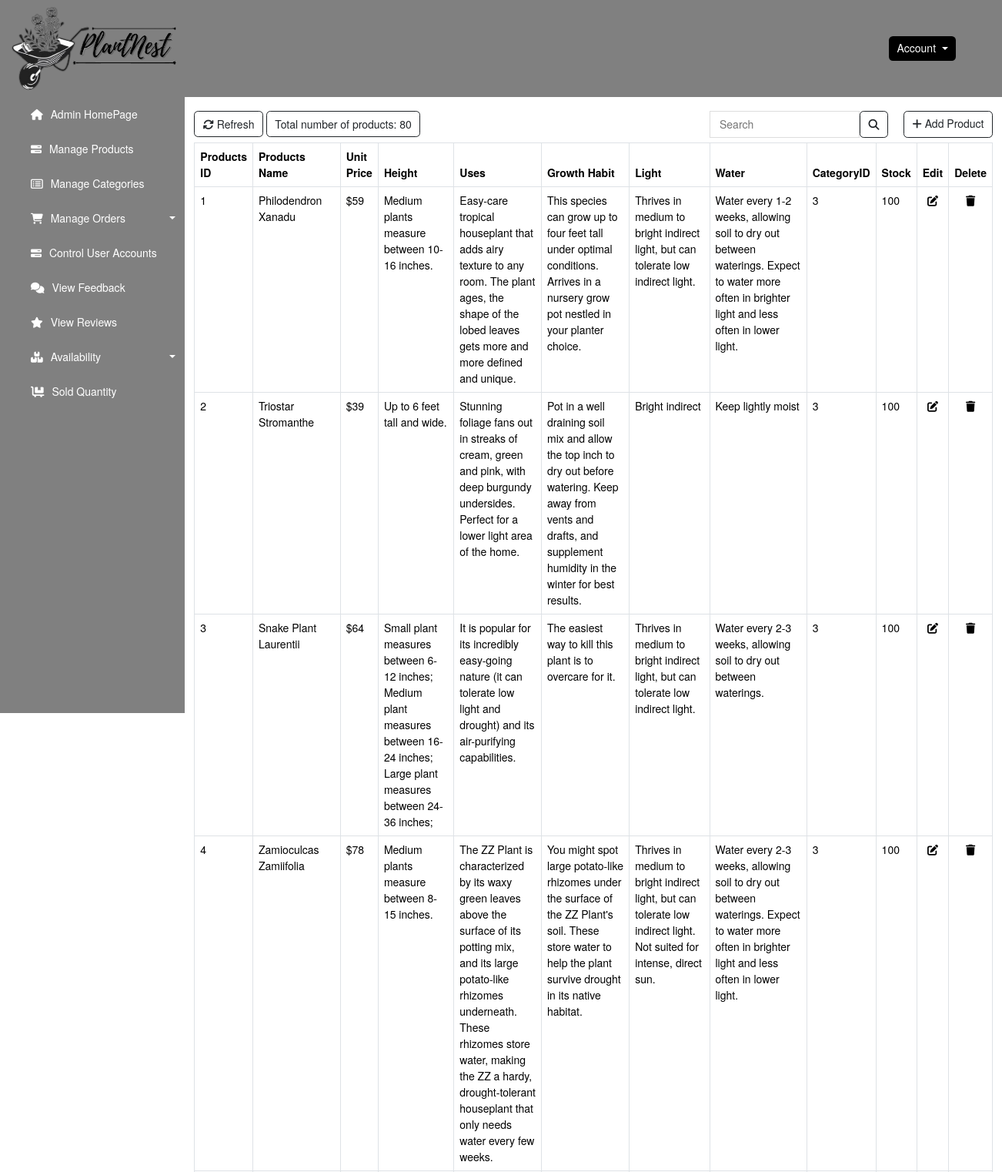
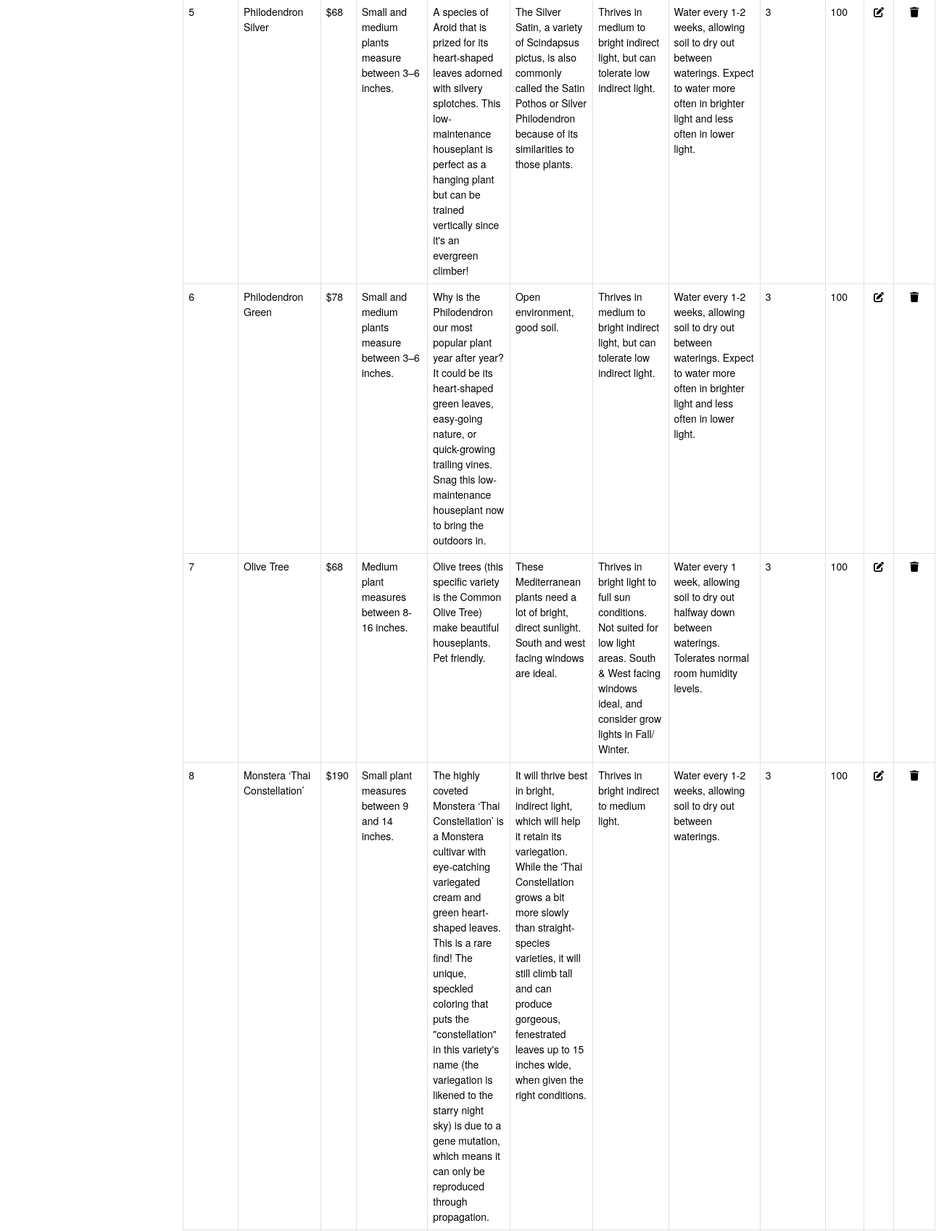
The page /admin/manageProduct.php (signed in, upper part) on the database its author committed (2 pictures, top to bottom).
### tables this page shows
CREATE TABLE `products` (
  `productID` int(11) NOT NULL,
  `productName` varchar(255) NOT NULL,
  `unitPrice` decimal(10,0) NOT NULL,
  `height` varchar(255) NOT NULL,
  `uses` varchar(600) DEFAULT NULL,
  `growthHabits` varchar(600) DEFAULT NULL,
  `light` varchar(255) DEFAULT NULL,
  `water` varchar(255) DEFAULT NULL,
  `categoryID` int(11) NOT NULL,
  `imageURL` varchar(500) NOT NULL,
  `unitsInStock` int(11) DEFAULT 100
);

### classes/Product.php (called while the page is built, shortened)
<?php
class Product {
    public function showAll($conn) {
        $sql = "select productID, productName, unitPrice, height, uses, growthHabits, light, water, imageURL, unitsInStock, categoryID from products";
        return mysqli_query($conn, $sql);
    }
    public function countProduct($conn) {
        $sql = "SELECT count(*) FROM products";
        $result = $conn->query($sql) or die($this->conn->error.__LINE__);
        return $result;
    }
}

### admin/manageProduct.php (the view, shortened to what this page needs)
<?php
if(isset($_SESSION['role']) && ($_SESSION['role'] == 1)){
include_once '../classes/Product.php';
include_once '../assets/database.php';
$product = new Product();
?>
<!DOCTYPE html>
<html lang="en">
<head>
    <link href="https://cdn.jsdelivr.net/npm/bootstrap@5.3.1/dist/css/bootstrap.min.css" rel="stylesheet">
    <link rel="stylesheet" href="../assets/css/admins.css">
    <link rel="stylesheet" href="https://cdnjs.cloudflare.com/ajax/libs/font-awesome/6.4.2/css/all.min.css" />
</head>
<body>
    <?php
    $result = $product->showAll($conn);
    ?>
    <nav class="navbar header sticky-top">
        <div class="header-left">
            <div class="navbar-brand">
                <a href="./home.php">
                    <img src="../assets/images/logo/logo.png" alt="logo" class="img-fluid header-brand">
                </a>
            </div>
        </div>
        <div class="dropdown header-right" style="margin-right: 60px;">
            <button class="btn btn-secondary dropdown-toggle" type="button" data-bs-toggle="dropdown" aria-expanded="false">
                Account
            </button>
        </div>
    </nav>
    <div id="body">
    <div id="menu-nav" style="display: block;" class="menu-manage">
            <ul class="menu-nav__list" style="list-style: none;">
                <li class="menu-nav__item">
                    <a href="./home.php" class="menu-nav__link">
                        <div>
                            <i class="fa-solid fa-house" style="margin-right: 6px;"></i>
                            Admin HomePage
                        </div>
                    </a>
                </li>
                <li class="menu-nav__item">
                    <a href="./manageProduct.php" class="menu-nav__link">
                        <div>
                            <i class="fa-solid fa-bars-progress" style="margin-right: 6px;"></i>
                            Manage Products
                        </div>
                    </a>
                </li>
                <li class="nav-item menu-nav__item">
                    <a href="./manageCategory.php" class="menu-nav__link">
                        <div>
                            <i class="fa-regular fa-rectangle-list" style="margin-right: 6px;"></i>
                            Manage Categories
                        </div>
                    </a>
                </li>
                <li class="menu-nav__item">
                    <a href="home.php" class="menu-nav__link nav-link dropdown-toggle" id="navbarDarkDropdownMenuLink" role="button" data-bs-toggle="dropdown" aria-expanded="false">
                        <div>
                            <i class="fa-solid fa-cart-shopping" style="margin-right: 6px;"></i>
                            Manage Orders
                        </div>
                    </a>
                </li>
                <li class="menu-nav__item">
                    <a href="controlUserAccount.php" class="menu-nav__link">
                        <div>
                            <i class="fa-solid fa-bars-progress" style="margin-right: 6px;"></i>
                            Control User Accounts
                        </div>
                    </a>
                </li>
                <li class="menu-nav__item">
                    <a href="./userQueries.php" class="menu-nav__link">
                        <div>
                            <i class="fa-solid fa-comments" style="margin-right: 6px;"></i>
                            View Feedback
                        </div>
                    </a>
                </li>
                <li class="menu-nav__item">
                    <a href="./userReview.php" class="menu-nav__link">
                        <div>
                            <i class="fa-solid fa-star" style="margin-right: 6px;"></i>
                            View Reviews
                        </div>
                    </a>
                </li>
                <li class="menu-nav__item">
                    <a href="home.php" class="menu-nav__link nav-link dropdown-toggle" id="navbarDarkDropdownMenuLink" role="button" data-bs-toggle="dropdown" aria-expanded="false">
                        <div>
                            <i class="fa-solid fa-boxes-stacked" style="margin-right: 6px;"></i>
                            Availability
                        </div>
                    </a>
                </li>
                <li class="menu-nav__item">
                    <a href="soldQuantity.php" class="menu-nav__link">
                        <div>
                            <i class="fa-solid fa-cart-flatbed" style="margin-right: 6px;"></i>
                            Sold Quantity
                        </div>
                    </a>
                </li>
            </ul>
        </div>
        <div class="body-container" style="width: 90%;">
            <div class="body-container-nav">
                <div class="body-container-refresh">
                    <a type="button" class="btn btn-outline-dark" href="./manageProduct.php">
                        <i class="fa-solid fa-arrows-rotate"></i> Refresh
                    </a>
                    <?php $count = $product->countProduct($conn);
                    if($count->num_rows > 0) {
                        while ($row = $count->fetch_assoc()) {
                    ?>
                    <span class="btn btn-outline-dark">Total number of products: <?php echo $row['count(*)'] ?></span>
                    <?php }
                    } ?>
                </div>
                <div class="d-flex">
                    <form class="d-flex search" method="get" style="margin-right: 20px;">
                        <input type="form-control" style="border: none; padding: 6px 12px; border: 1px solid #ddd; outline: none;" name="search" id="search" placeholder="Search" required>
                        <button type="submit" class="btn btn-outline-dark">
                            <i class="fa-solid fa-magnifying-glass" style="border-radius: 0;"></i>
                        </button>
                    </form>
                    <a type="button" class="btn btn-outline-dark" href="./addProducts.php">
                        <i class="fa-solid fa-plus"></i> Add Product
                    </a>
                </div>
            </div>
            <table class="table table-bordered body-container-table">
                <thead>
                    <th>Products ID</th>
                    <th>Products Name</th>
                    <th>Unit Price</th>
                    <th>Height</th>
                    <th>Uses</th>
                    <th>Growth Habit</th>
                    <th>Light</th>
                    <th>Water</th>
                    <th>CategoryID</th>
                    <th>Stock</th>
                    <th>Edit</th>
                    <th>Delete</th>
                </thead>
                <tbody>
                    <?php
                    if (mysqli_num_rows($result) > 0) {
                        while ($row = mysqli_fetch_assoc($result)) {
                    ?>
                            <tr>
                                <td><?php echo $row["productID"] ?></td>
                                <td><?php echo $row["productName"] ?></td>
                                <td><?php echo "$".$row["unitPrice"] ?></td>
                                <td><?php echo $row["height"] ?></td>
                                <td><?php echo $row["uses"] ?></td>
                                <td><?php echo $row["growthHabits"] ?></td>
                                <td><?php echo $row["light"] ?></td>
                                <td><?php echo $row["water"] ?></td>
                                <td><?php echo $row["categoryID"] ?></td>
                                <td><?php echo $row["unitsInStock"] ?></td>
                                <td style="text-align: center;">
                                    <a class="body-container-edit" href="./editProduct.php?action=editPro&productID=<?php echo $row["productID"] ?>">
                                    <i class="fa-solid fa-pen-to-square" style="color: #000000;"></i>
                                    </a>
                                </td>
                                <td style="text-align: center;">
                                    <a class="body-container-delete" href="manageProduct.php?action=delete&productID=<?php echo $row["productID"] ?>">
                                        <i class="fa-solid fa-trash" style="color: #000000;"></i>
                                    </a>
                                </td>
                            </tr>
                    <?php
                        }
                    }
                    ?>
                </tbody>
            </table>
        </div>
    </div>
</body>
</html>
<?php } else {
     header('location: login_admin.php');
}
?>

### assets/css/admins.css (style rules this page uses)
:root { --custom-blue: gray; }
* { padding: 0; margin: 0; font-family: 'Roboto', "sans-serif"; font-family: "Helvetica Neue", Helvetica, Arial, "Hiragino Sans GB", "Heiti TC", sans-serif; font-size: 14px; }
.header { background-color: gray; justify-content: space-between; padding: 0; }
.header-right { margin-right: 24px; color: #fff; }
.header-right button { border: none; background-color: #000000; }
.header-brand { width: 250px; padding: 0 12px; margin: 0; }
#body { display: flex; }
#menu-nav { background-color: var(--custom-blue); min-width: 230px; width: 300px; height: 100vh; }
.menu-nav__item { padding: 12px; }
.menu-nav__link { display: flex; align-items: center; justify-content: space-between; text-decoration: none; color: #ffffff; }
.body-container { padding: 12px; }
.body-container-nav { display: flex; justify-content: space-between; align-items: center; margin: 6px 0; }

### rows shown on the page
products: productID "1", productName "Philodendron Xanadu", unitPrice "59", height "Medium plants measure between 10-16 inches.", uses "Easy-care tropical houseplant that adds airy texture to any room. The plant ages, the shape of the lobed leaves gets more and more defined and unique.", growthHabits "This species can grow up to four feet tall under optimal conditions. Arrives in a nursery grow pot nestled in your planter choice.", light "Thrives in medium to bright indirect light, but can tolerate low indirect light.", water "Water every 1-2 weeks, allowing soil to dry out between waterings. Expect to water more often in brighter light and less often in lower light.", categoryID "3", unitsInStock "100"
products: productID "2", productName "Triostar Stromanthe", unitPrice "39", height "Up to 6 feet tall and wide.", uses "Stunning foliage fans out in streaks of cream, green and pink, with deep burgundy undersides. Perfect for a lower light area of the home.", growthHabits "Pot in a well draining soil mix and allow the top inch to dry out before watering. Keep away from vents and drafts, and supplement humidity in the winter for best results.", light "Bright indirect", water "Keep lightly moist", categoryID "3", unitsInStock "100"
products: productID "3", productName "Snake Plant Laurentii", unitPrice "64", height "Small plant measures between 6-12 inches; Medium plant measures between 16-24 inches; Large plant measures between 24-36 inches;", uses "It is popular for its incredibly easy-going nature (it can tolerate low light and drought) and its air-purifying capabilities.", growthHabits "The easiest way to kill this plant is to overcare for it.", light "Thrives in medium to bright indirect light, but can tolerate low indirect light.", water "Water every 2-3 weeks, allowing soil to dry out between waterings.", categoryID "3", unitsInStock "100"
products: productID "4", productName "Zamioculcas Zamiifolia", unitPrice "78", height "Medium plants measure between 8-15 inches.", uses "The ZZ Plant is characterized by its waxy green leaves above the surface of its potting mix, and its large potato-like rhizomes underneath. These rhizomes store water, making the ZZ a hardy, drought-tolerant houseplant that only needs water every few weeks.", growthHabits "You might spot large potato-like rhizomes under the surface of the ZZ Plant's soil. These store water to help the plant survive drought in its native habitat.", light "Thrives in medium to bright indirect light, but can tolerate low indirect light. Not suited for intense, direct sun.", water "Water every 2-3 weeks, allowing soil to dry out between waterings. Expect to water more often in brighter light and less often in lower light.", categoryID "3", unitsInStock "100"
products: productID "5", productName "Philodendron Silver", unitPrice "68", height "Small and medium plants measure between 3–6 inches.", uses "A species of Aroid that is prized for its heart-shaped leaves adorned with silvery splotches. This low-maintenance houseplant is perfect as a hanging plant but can be trained vertically since it's an evergreen climber!", growthHabits "The Silver Satin, a variety of Scindapsus pictus, is also commonly called the Satin Pothos or Silver Philodendron because of its similarities to those plants.", light "Thrives in medium to bright indirect light, but can tolerate low indirect light.", water "Water every 1-2 weeks, allowing soil to dry out between waterings. Expect to water more often in brighter light and less often in lower light.", categoryID "3", unitsInStock "100"
products: productID "6", productName "Philodendron Green", unitPrice "78", height "Small and medium plants measure between 3–6 inches.", uses "Why is the Philodendron our most popular plant year after year? It could be its heart-shaped green leaves, easy-going nature, or quick-growing trailing vines. Snag this low-maintenance houseplant now to bring the outdoors in.", growthHabits "Open environment, good soil.", light "Thrives in medium to bright indirect light, but can tolerate low indirect light.", water "Water every 1-2 weeks, allowing soil to dry out between waterings. Expect to water more often in brighter light and less often in lower light.", categoryID "3", unitsInStock "100"
products: productID "7", productName "Olive Tree", unitPrice "68", height "Medium plant measures between 8-16 inches.", uses "Olive trees (this specific variety is the Common Olive Tree) make beautiful houseplants. Pet friendly.", growthHabits "These Mediterranean plants need a lot of bright, direct sunlight. South and west facing windows are ideal.", light "Thrives in bright light to full sun conditions. Not suited for low light areas. South & West facing windows ideal, and consider grow lights in Fall/ Winter.", water "Water every 1 week, allowing soil to dry out halfway down between waterings. Tolerates normal room humidity levels.", categoryID "3", unitsInStock "100"
products: productID "8", productName "Monstera ‘Thai Constellation’", unitPrice "190", height "Small plant measures between 9 and 14 inches.", uses "The highly coveted Monstera ‘Thai Constellation’ is a Monstera cultivar with eye-catching variegated cream and green heart-shaped leaves. This is a rare find! The unique, speckled coloring that puts the \"constellation\" in this variety's name (the variegation is likened to the starry night sky) is due to a gene mutation, which means it can only be reproduced through propagation.", growthHabits "It will thrive best in bright, indirect light, which will help it retain its variegation. While the 'Thai Constellation grows a bit more slowly than straight-species varieties, it will still climb tall and can produce gorgeous, fenestrated leaves up to 15 inches wide, when given the right conditions.", light "Thrives in bright indirect to medium light.", water "Water every 1-2 weeks, allowing soil to dry out between waterings.", categoryID "3", unitsInStock "100"

### other values the page prints
$row['count(*)'] "80"
